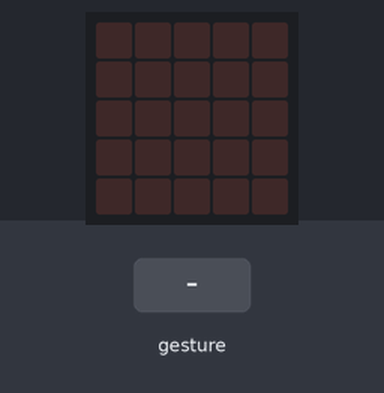
The program below on a simulated BBC micro:bit (MakeCode). Parts: the board's 5×5 LED display. Inputs (shaded band) come from the test bench. Random numbers come from a fixed seed; a tilt is held for 1.5 s and a shake lasts 1 s, then the board lies face up again.

Above: at 1.2 s.
1.3 s: gesture 'shake'
At 2.5 s:
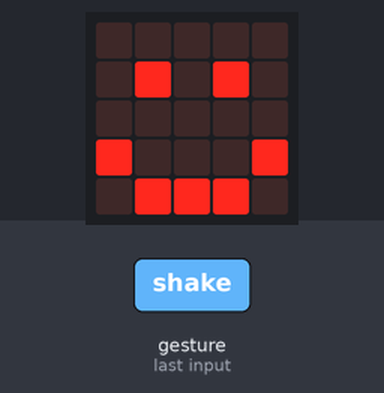
3.0 s: gesture 'shake'
At 3.8 s:
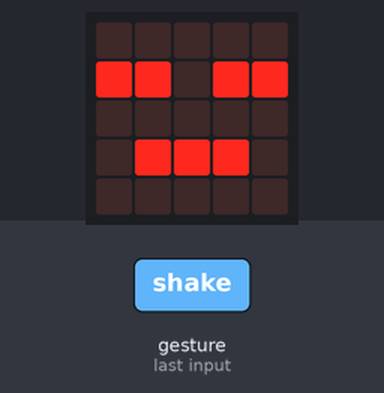
4.7 s: gesture 'shake'
At 6.1 s:
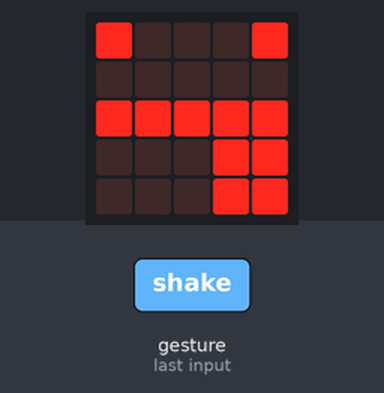
6.4 s: gesture 'shake'
At 7.6 s:
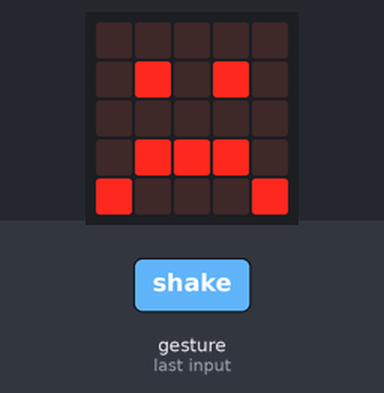
Timing chart, 0 to 9.1 s (numbered marks = the images above; inputs shaded):
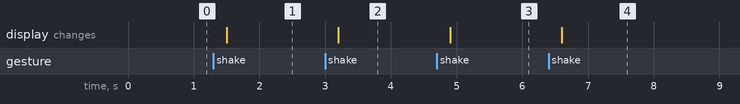

Measured:
- after the input at 1.3 s, the display: changes after 0.20 s (image 1)
- after the input at 3.0 s, the display: changes after 0.20 s (image 2)
- after the input at 4.7 s, the display: changes after 0.20 s (image 3)
- after the input at 6.4 s, the display: changes after 0.20 s (image 4)

The program:

main.ts
```typescript
let numero = 0
input.onGesture(Gesture.Shake, function () {
    basic.clearScreen()
    numero = randint(0, 4)
    if (numero == 1) {
        basic.showIcon(IconNames.Happy)
    } else if (numero == 2) {
        basic.showIcon(IconNames.Sad)
    } else if (numero == 3) {
        basic.showIcon(IconNames.Surprised)
    } else if (numero == 4) {
        basic.showIcon(IconNames.Asleep)
    } else {
        basic.showIcon(IconNames.Silly)
    }
})
```

test.ts
```typescript
// aquí va el archivo "tests"; esto no se compilará cuando este paquete se utilice como una extensión.
```
